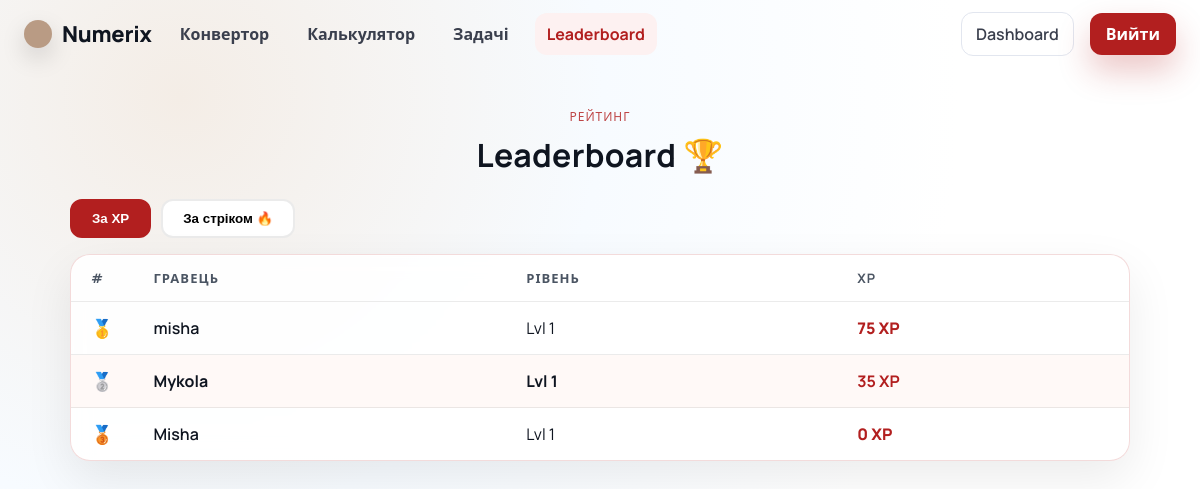
/leaderboard (signed in), run on the app's committed database.
### models.py (models this page shows, shortened)
class User(UserMixin, db.Model):
    __tablename__ = "users"
    id = db.Column(db.Integer, primary_key=True)
    username = db.Column(db.String(50), unique=True, nullable=False)
    email = db.Column(db.String(120), unique=True, nullable=False)
    password_hash = db.Column(db.String(256), nullable=False)
    level = db.Column(db.Integer, default=1)
    xp = db.Column(db.Integer, default=0)
    daily_goal = db.Column(db.Integer, default=20)
    streak = db.Column(db.Integer, default=0)
    last_active = db.Column(db.Date, default=date.today)
    created_at = db.Column(db.DateTime, default=datetime.utcnow)
    progress = db.relationship("UserProgress", backref="user", lazy=True)
    attempts = db.relationship("TaskAttempt", backref="user", lazy=True)
    sessions = db.relationship("DailySession", backref="user", lazy=True)

### routes/leaderboard_routes.py (the view)
@leaderboard_routes.route("/leaderboard")
@login_required
def leaderboard():
    by_xp = User.query.order_by(User.xp.desc()).limit(50).all()
    by_streak = User.query.order_by(User.streak.desc()).limit(50).all()
    return render_template("leaderboard.html", by_xp=by_xp, by_streak=by_streak)

### app.py (called while the page is built)
@login_manager.user_loader
def load_user(user_id):
    return User.query.get(int(user_id))

### templates/leaderboard.html (shortened to what this page needs)
<!DOCTYPE html>
<html lang="uk">
<head>
    <link rel="stylesheet" href="{{ url_for('static', filename='css/style.css') }}">
</head>
<body class="page-light">
    <header class="nav-bar">
        <div class="brand">
            <span class="brand-dot"></span>
            <span class="brand-name">Numerix</span>
        </div>
        <nav class="nav-links">
            <a href="{{ url_for('home') }}">Конвертор</a>
            <a href="{{ url_for('calculator_page') }}">Калькулятор</a>
            <a href="{{ url_for('task_routes.tasks_page') }}">Задачі</a>
            <a href="{{ url_for('leaderboard_routes.leaderboard') }}" class="active">Leaderboard</a>
        </nav>
        <a class="ghost" href="{{ url_for('dashboard') }}">Dashboard</a>
        <a class="cta-nav" href="{{ url_for('auth_routes.logout') }}">Вийти</a>
    </header>
    <main class="shell">
        <section class="hero">
            <p class="eyebrow">Рейтинг</p>
            <h1>Leaderboard 🏆</h1>
        </section>
        <div class="lb-tabs">
            <button class="lb-tab active" onclick="showTab('xp')">За XP</button>
            <button class="lb-tab" onclick="showTab('streak')">За стріком 🔥</button>
        </div>
        <section class="glass-card lb-card" id="tab-xp">
            <table class="lb-table">
                <thead>
                    <tr>
                        <th>#</th>
                        <th>Гравець</th>
                        <th>Рівень</th>
                        <th>XP</th>
                    </tr>
                </thead>
                <tbody>
                    {% for user in by_xp %}
                    <tr class="{{ 'lb-me' if user.id == current_user.id else '' }}">
                        <td class="lb-rank">
                            {% if loop.index == 1 %}🥇
                            {% elif loop.index == 2 %}🥈
                            {% elif loop.index == 3 %}🥉
                            {% else %}{{ loop.index }}
                            {% endif %}
                        </td>
                        <td class="lb-name">{{ user.username }}</td>
                        <td>Lvl {{ user.level }}</td>
                        <td class="lb-score">{{ user.xp }} XP</td>
                    </tr>
                    {% endfor %}
                </tbody>
            </table>
        </section>
    </main>
</body>
</html>

### static/css/style.css (style rules this page uses)
:root { --bg: #f7fbff; --bg2: #f4ede6; --ink: #0f1520; --muted: #4b5563; --accent: #b21f1f; --accent-2: #d64545; --border: rgba(0,0,0,0.08); --glass: rgba(255,255,255,0.9); --shadow-1: 0 18px 48px rgba(0,0,0,0.08); --shadow-2: 0 30px 90px rgba(0,0,0,0.07); --radius: 18px; }
* { box-sizing: border-box; }
body { margin: 0; font-family: Manrope, system-ui, -apple-system, sans-serif; background: radial-gradient(circle at 15% 18%, var(--bg2) 0, var(--bg) 38%, #ffffff 70%); color: var(--ink); }
a { color: inherit; }
.shell { max-width: 1100px; margin: 40px auto 80px; padding: 0 20px; }
.page-light { background: radial-gradient(circle at 15% 18%, var(--bg2) 0, var(--bg) 38%, #ffffff 70%); }
.nav-bar { height: 68px; display: grid; grid-template-columns: auto 1fr auto auto; align-items: center; gap: 16px; padding: 0 24px; }
.brand { display: inline-flex; align-items: center; gap: 10px; font-size: 22px; font-weight: 800; letter-spacing: -0.01em; }
.brand-dot { width: 28px; height: 28px; border-radius: 50%; background: #b99b84; box-shadow: 0 10px 24px rgba(0,0,0,0.15); }
.brand-name { color: var(--ink); }
.nav-links { display: inline-flex; gap: 14px; font-weight: 700; }
.nav-links a { padding: 10px 12px; border-radius: 12px; text-decoration: none; color: #3a3f4d; }
.nav-links a.active { background: #fdf1f1; color: var(--accent); }
.ghost { padding: 10px 14px; border-radius: 12px; text-decoration: none; border: 1px solid #e2e6ef; color: #3a3f4d; font-weight: 600; }
.cta-nav { padding: 10px 16px; border-radius: 12px; text-decoration: none; background: var(--accent); color: #fff; font-weight: 700; box-shadow: 0 16px 32px rgba(178,31,31,0.25); }
.hero { text-align: center; margin: 34px 0 22px; }
.eyebrow { text-transform: uppercase; letter-spacing: 0.18em; font-size: 12px; color: var(--accent); margin: 0 0 8px; }
.hero h1 { margin: 0 0 10px; font-size: 32px; letter-spacing: 0.01em; }
.glass-card { background: var(--glass); border: 1.5px solid rgba(178,31,31,0.16); border-radius: 20px; box-shadow: var(--shadow-1), inset 0 1px 0 rgba(255,255,255,0.7); backdrop-filter: blur(10px); }
.eyebrow { text-transform: uppercase; letter-spacing: 0.08em; font-size: 12px; margin-bottom: 8px; opacity: 0.82; }

### templates/leaderboard.html (style rules this page uses)
.lb-tabs { display: flex; gap: 10px; margin-bottom: 16px; }
.lb-tab { padding: 10px 20px; border: 2px solid var(--border); border-radius: 12px; background: #fff; font-weight: 700; cursor: pointer; transition: all .15s; }
.lb-tab.active { background: var(--accent); color: #fff; border-color: var(--accent); }
.lb-card { padding: 0; overflow: hidden; }
.lb-table { width: 100%; border-collapse: collapse; }
.lb-table th { padding: 14px 20px; text-align: left; font-size: 13px; text-transform: uppercase; letter-spacing: 0.08em; color: var(--muted); border-bottom: 1px solid var(--border); }
.lb-table td { padding: 14px 20px; border-bottom: 1px solid var(--border); }
.lb-table tr:last-child td { border-bottom: none; }
.lb-me td { background: #fff9f7 !important; font-weight: 700; }
.lb-rank { font-size: 18px; width: 48px; }
.lb-name { font-weight: 600; }
.lb-score { color: var(--accent); font-weight: 800; }

### data on the page
User: username "misha", level "1", xp "75"
User: username "Mykola", level "1", xp "35"
User: username "Misha", level "1", xp "0"
